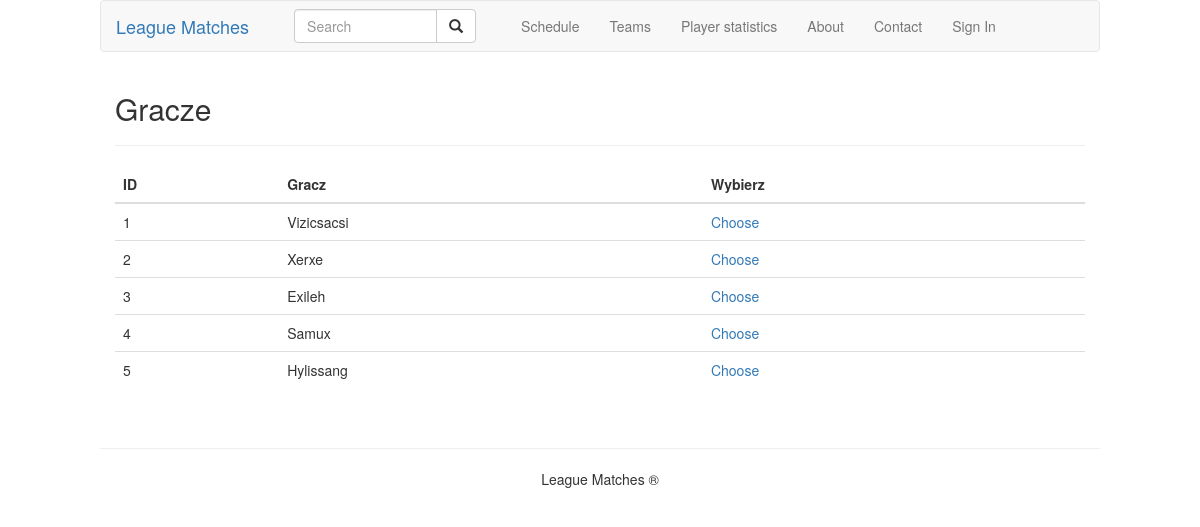
Page /players/1/ on the committed database.
### game/models.py (models this page shows)
class Player(models.Model):
    name = models.CharField(max_length=20)
    surname = models.CharField(max_length=30)
    nickname = models.CharField(max_length=20)
    team = models.ForeignKey(Team)
    def __str__(self):
        return self.nickname

### game/views.py (the view)
# urls.py: url(r'^players/(?P<team_id>[0-9]+)/$', views.show_players, name="players"),
def show_players(request, team_id):
    try:
        players = Player.objects.filter(team_id=team_id)
    except Player.DoesNotExist:
        raise Http404("Team does not exist")
    return render_to_response('players.html', {'players': players})

### game/templates/players.html
{% extends "base.html" %}
{% block content %}
    <h2>Gracze</h2>
    <hr>
    <table class="table">
        <thead>
            <tr>
                <th>ID</th>
                <th>Gracz</th>
                <th>Wybierz</th>
            </tr>
        </thead>
        <tbody>
            {% for p in players %}
                <tr>
                    <td>{{ p.id }}</td>
                    <td>{{ p }}</td>
                    <td><a href="#">Choose</a></td>
                </tr>
            {% endfor %}
        </tbody>
    </table>
{% endblock %}

### rows in the picture
Player: id "1", nickname "Vizicsacsi"
Player: id "2", nickname "Xerxe"
Player: id "3", nickname "Exileh"
Player: id "4", nickname "Samux"
Player: id "5", nickname "Hylissang"
